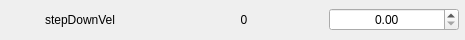
                      <widget class="QFrame" name="frame_76">
                       <property name="minimumSize">
                        <size>
                         <width>465</width>
                         <height>40</height>
                        </size>
                       </property>
                       <property name="maximumSize">
                        <size>
                         <width>465</width>
                         <height>40</height>
                        </size>
                       </property>
                       <property name="frameShape">
                        <enum>QFrame::NoFrame</enum>
                       </property>
                       <property name="frameShadow">
                        <enum>QFrame::Sunken</enum>
                       </property>
                       <layout class="QHBoxLayout" name="horizontalLayout_78">
                        <property name="spacing">
                         <number>5</number>
                        </property>
                        <property name="leftMargin">
                         <number>0</number>
                        </property>
                        <property name="topMargin">
                         <number>0</number>
                        </property>
                        <property name="rightMargin">
                         <number>5</number>
                        </property>
                        <property name="bottomMargin">
                         <number>0</number>
                        </property>
                        <item>
                         <widget class="QLabel" name="label_155">
                          <property name="minimumSize">
                           <size>
                            <width>158</width>
                            <height>0</height>
                           </size>
                          </property>
                          <property name="maximumSize">
                           <size>
                            <width>158</width>
                            <height>16777215</height>
                           </size>
                          </property>
                          <property name="text">
                           <string>stepDownVel</string>
                          </property>
                          <property name="alignment">
                           <set>Qt::AlignCenter</set>
                          </property>
                         </widget>
                        </item>
                        <item>
                         <widget class="QLabel" name="label_156">
                          <property name="minimumSize">
                           <size>
                            <width>158</width>
                            <height>0</height>
                           </size>
                          </property>
                          <property name="maximumSize">
                           <size>
                            <width>158</width>
                            <height>16777215</height>
                           </size>
                          </property>
                          <property name="text">
                           <string>0</string>
                          </property>
                          <property name="alignment">
                           <set>Qt::AlignCenter</set>
                          </property>
                         </widget>
                        </item>
                        <item>
                         <widget class="QDoubleSpinBox" name="doubleSpinBox_75">
                          <property name="minimumSize">
                           <size>
                            <width>130</width>
                            <height>0</height>
                           </size>
                          </property>
                          <property name="maximumSize">
                           <size>
                            <width>130</width>
                            <height>16777215</height>
                           </size>
                          </property>
                          <property name="styleSheet">
                           <string notr="true"/>
                          </property>
                          <property name="alignment">
                           <set>Qt::AlignCenter</set>
                          </property>
                         </widget>
                        </item>
                       </layout>
                      </widget>
